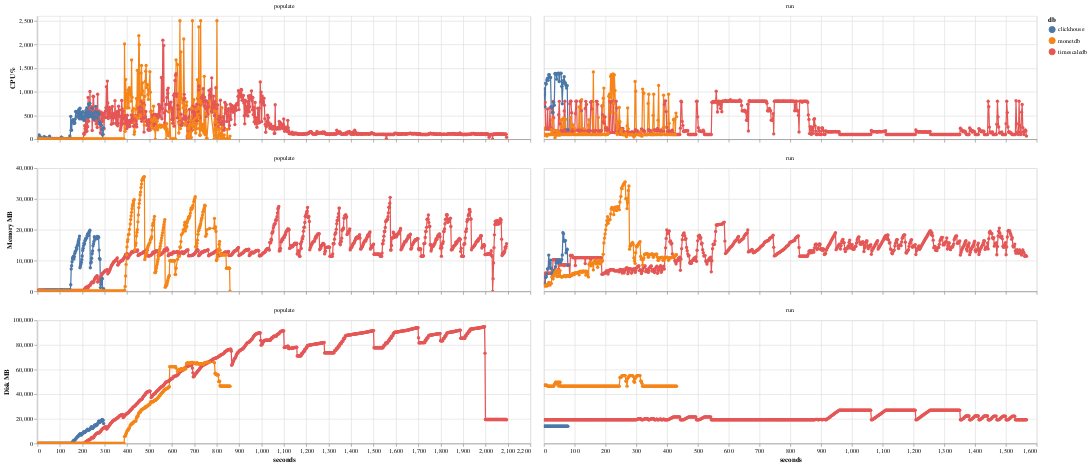

This figure's notebook cell:
### Code cell
df = db.execute(
    """
WITH first_metric_time AS (
    SELECT
        benchmark_id,
        MIN(time) AS start_time
    FROM metric
    GROUP BY benchmark_id
)
SELECT
    b.db,
    b.suite,
    b.operation,
    epoch(m.time - fm.start_time) AS seconds_since_start,
    m.cpu_percent,
    m.mem_mb,
    m.disk_mb
FROM metric m
JOIN first_metric_time fm ON m.benchmark_id = fm.benchmark_id
JOIN benchmark b ON m.benchmark_id = b.id
WHERE b.suite = (?)
and b.deleted_at is null
ORDER BY b.id, seconds_since_start;
""",
    [SUITE],
).pl()

df = df.with_columns(pl.col.cpu_percent.clip(0, 25 * 100))

df_long = df.unpivot(
    on=["cpu_percent", "mem_mb", "disk_mb"],
    index=["db", "suite", "operation", "seconds_since_start"],
    variable_name="metric",
    value_name="value",
)

df_long = df_long.with_columns(
    [
        pl.col("db").cast(pl.Categorical),
        pl.col("operation").cast(pl.Categorical),
        pl.col("metric").cast(pl.Categorical),
    ]
)

selector = alt.selection_point(fields=["db"], bind="legend")

width = 800
height = 200

cpu_chart = (
    alt.Chart(df_long.filter(pl.col("metric") == "cpu_percent"))
    .mark_line(point=True)
    .encode(
        x=alt.X("seconds_since_start:Q", axis=alt.Axis(title=None, ticks=True, grid=True, labels=False)),
        y=alt.Y("value:Q", axis=alt.Axis(title="CPU %", ticks=True, grid=True), scale=alt.Scale(zero=False)),
        color=alt.Color("db:N"),
        tooltip=[
            "db",
            "suite",
            "operation",
            "metric",
            alt.Tooltip("seconds_since_start:Q", format=".0f"),
            alt.Tooltip("value:Q", format=".0f"),
        ],
        opacity=alt.condition(selector, alt.value(1.0), alt.value(0.1)),
    )
    .add_params(selector)
    .properties(width=width, height=height)
    .facet(column=alt.Column("operation:N", title=None))
    .resolve_scale(x="independent")
)

mem_chart = (
    alt.Chart(df_long.filter(pl.col("metric") == "mem_mb"))
    .mark_line(point=True)
    .encode(
        x=alt.X("seconds_since_start:Q", axis=alt.Axis(title=None, ticks=True, grid=True, labels=False)),
        y=alt.Y("value:Q", axis=alt.Axis(title="Memory MB", ticks=True, grid=True), scale=alt.Scale(zero=False)),
        color=alt.Color("db:N"),
        tooltip=[
            "db",
            "suite",
            "operation",
            "metric",
            alt.Tooltip("seconds_since_start:Q", format=".2f"),
            alt.Tooltip("value:Q", format=".1f"),
        ],
        opacity=alt.condition(selector, alt.value(1.0), alt.value(0.1)),
    )
    .add_params(selector)
    .properties(width=width, height=height)
    .facet(column=alt.Column("operation:N", title=None))
    .resolve_scale(x="independent")
)

disk_chart = (
    alt.Chart(df_long.filter(pl.col("metric") == "disk_mb"))
    .mark_line(point=True)
    .encode(
        x=alt.X("seconds_since_start:Q", axis=alt.Axis(title="seconds", ticks=True, grid=True)),
        y=alt.Y("value:Q", axis=alt.Axis(title="Disk MB", ticks=True, grid=True), scale=alt.Scale(zero=False)),
        color=alt.Color("db:N"),
        tooltip=[
            "db",
            "suite",
            "operation",
            "metric",
            alt.Tooltip("seconds_since_start:Q", format=".2f"),
            alt.Tooltip("value:Q", format=".1f"),
        ],
        opacity=alt.condition(selector, alt.value(1.0), alt.value(0.1)),
    )
    .add_params(selector)
    .properties(width=width, height=height)
    .facet(column=alt.Column("operation:N", title=None))
    .resolve_scale(x="independent")
)

chart = alt.vconcat(cpu_chart, mem_chart, disk_chart).interactive(bind_y=False)

chart

### Figure 1 — Vega-Lite specification as saved in the notebook (floating-point values rounded to 4 significant figures; data arrays with more than 128 entries replaced by an {"elided": "..."} marker saying what was removed)
{"config": {"view": {"continuousWidth": 300, "continuousHeight": 300}}, "vconcat": [{"data": {"name": "data-f907df7b18dae5d6e66f0e702303cca7"}, "facet": {"column": {"field": "operation", "title": null, "type": "nominal"}}, "spec": {"mark": {"type": "line", "point": true}, "encoding": {"color": {"field": "db", "type": "nominal"}, "opacity": {"condition": {"param": "param_15", "value": 1.0}, "value": 0.1}, "tooltip": [{"field": "db", "type": "ordinal"}, {"field": "suite", "type": "nominal"}, {"field": "operation", "type": "ordinal"}, {"field": "metric", "type": "ordinal"}, {"field": "seconds_since_start", "format": ".0f", "type": "quantitative"}, {"field": "value", "format": ".0f", "type": "quantitative"}], "x": {"axis": {"grid": true, "labels": false, "ticks": true, "title": null}, "field": "seconds_since_start", "type": "quantitative"}, "y": {"axis": {"grid": true, "ticks": true, "title": "CPU %"}, "field": "value", "scale": {"zero": false}, "type": "quantitative"}}, "height": 200, "name": "view_22", "width": 800}, "resolve": {"scale": {"x": "independent"}}}, {"data": {"name": "data-0e7549450ffd2e47c7a3bc1aeb633042"}, "facet": {"column": {"field": "operation", "title": null, "type": "nominal"}}, "spec": {"mark": {"type": "line", "point": true}, "encoding": {"color": {"field": "db", "type": "nominal"}, "opacity": {"condition": {"param": "param_15", "value": 1.0}, "value": 0.1}, "tooltip": [{"field": "db", "type": "ordinal"}, {"field": "suite", "type": "nominal"}, {"field": "operation", "type": "ordinal"}, {"field": "metric", "type": "ordinal"}, {"field": "seconds_since_start", "format": ".2f", "type": "quantitative"}, {"field": "value", "format": ".1f", "type": "quantitative"}], "x": {"axis": {"grid": true, "labels": false, "ticks": true, "title": null}, "field": "seconds_since_start", "type": "quantitative"}, "y": {"axis": {"grid": true, "ticks": true, "title": "Memory MB"}, "field": "value", "scale": {"zero": false}, "type": "quantitative"}}, "height": 200, "name": "view_23", "width": 800}, "resolve": {"scale": {"x": "independent"}}}, {"data": {"name": "data-c070db23a6bff97ce4449b11dc811b00"}, "facet": {"column": {"field": "operation", "title": null, "type": "nominal"}}, "spec": {"mark": {"type": "line", "point": true}, "encoding": {"color": {"field": "db", "type": "nominal"}, "opacity": {"condition": {"param": "param_15", "value": 1.0}, "value": 0.1}, "tooltip": [{"field": "db", "type": "ordinal"}, {"field": "suite", "type": "nominal"}, {"field": "operation", "type": "ordinal"}, {"field": "metric", "type": "ordinal"}, {"field": "seconds_since_start", "format": ".2f", "type": "quantitative"}, {"field": "value", "format": ".1f", "type": "quantitative"}], "x": {"axis": {"grid": true, "ticks": true, "title": "seconds"}, "field": "seconds_since_start", "type": "quantitative"}, "y": {"axis": {"grid": true, "ticks": true, "title": "Disk MB"}, "field": "value", "scale": {"zero": false}, "type": "quantitative"}}, "height": 200, "name": "view_24", "width": 800}, "resolve": {"scale": {"x": "independent"}}}], "params": [{"name": "param_15", "select": {"type": "point", "fields": ["db"]}, "bind": "legend", "views": ["view_22", "view_23", "view_24"]}, {"name": "param_16", "select": {"type": "interval", "encodings": ["x"]}, "bind": "scales", "views": ["view_22", "view_23", "view_24"]}], "$schema": "https://vega.github.io/schema/vega-lite/v5.20.1.json", "datasets": {"data-f907df7b18dae5d6e66f0e702303cca7": {"elided": "2616 records"}, "data-0e7549450ffd2e47c7a3bc1aeb633042": {"elided": "2616 records"}, "data-c070db23a6bff97ce4449b11dc811b00": {"elided": "2616 records"}}}
